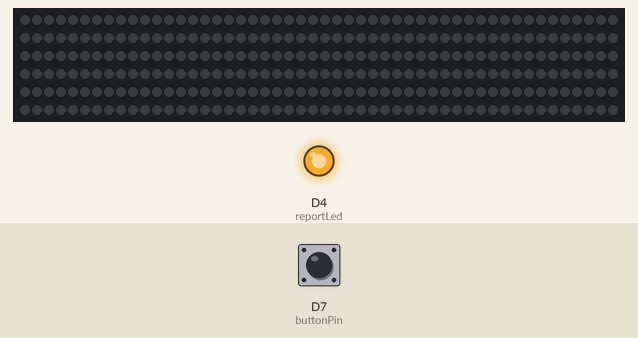
This sketch was run on a simulated ESP8266 (NodeMCU). Shown: 300 RGB LEDs in strip order, left to right, continuing on the next row, output pins drawn as LEDs (lit = HIGH). The test bench sets the inputs (shaded band); at power-on: D7 (buttonPin) LOW.

Above: at 1.2 s.
1.3 s: D7 (buttonPin) pulled HIGH for 0.15 s
At 2.1 s:
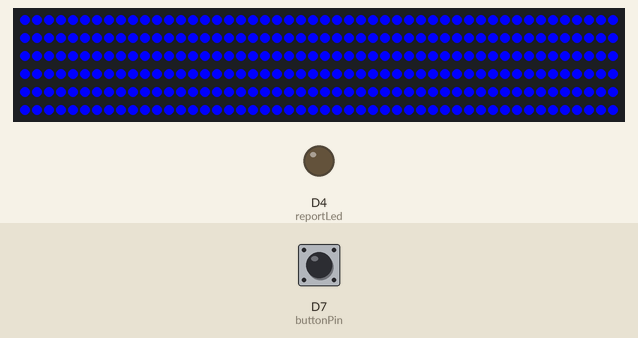
2.9 s: D7 (buttonPin) pulled HIGH for 1 s
At 3.3 s:
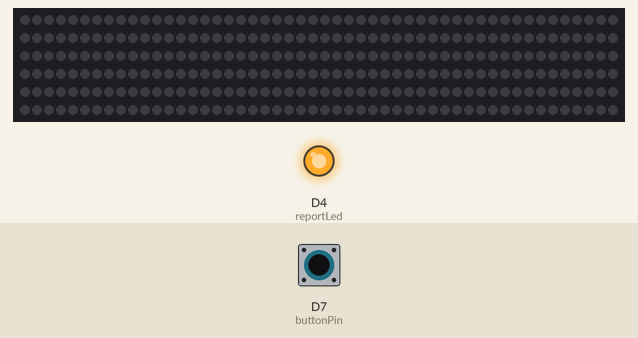
5.4 s: D7 (buttonPin) pulled HIGH for 3.2 s
At 6.4 s:
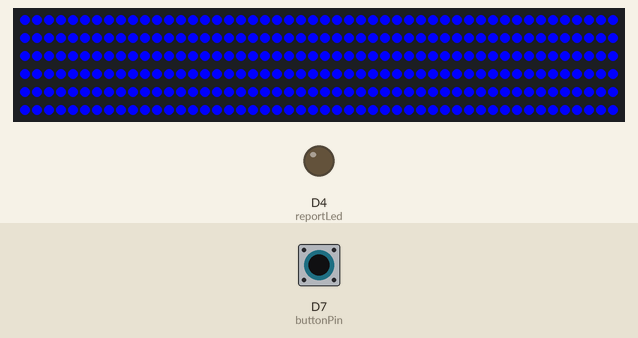
Timing chart, 0 to 8.4 s (numbered marks = the images above; inputs shaded):
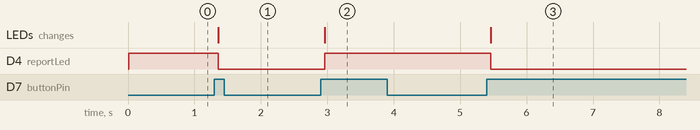

Measured:
- after the input at 1.3 s, D4 (reportLed): HIGH → LOW after 0.06 s; the LEDs: change after 0.06 s (image 1)
- after the input at 2.9 s, D4 (reportLed): LOW → HIGH after 0.06 s; the LEDs: change after 0.06 s (image 2)
- after the input at 5.4 s, D4 (reportLed): HIGH → LOW after 0.06 s; the LEDs: change after 0.06 s (image 3)

The sketch:

controller_code.ino
```cpp
#include <DallasTemperature.h>
#include <OneWire.h>
#include <FastLED.h>

//number of leds we are running
#define NUM_LEDS 300
#define DATA_PIN D1

// Define the array of leds
CRGB leds[NUM_LEDS];


// Variables we need to detect and debounce button presses.
int ledState = 0;
int buttonState = 0;
int lastButtonState = 0;

unsigned long lastDebounceTime = 0;
unsigned long debounceDelay = 50;

//define some pin names
const int buttonPin = D7;
const int reportLed = D4;


void setup() {
  //start serial
  //initialize the lights
    FastLED.addLeds<NEOPIXEL, DATA_PIN>(leds, NUM_LEDS);  // GRB ordering is assumed
  //initialize the pins
    pinMode(buttonPin, INPUT);
    pinMode(reportLed, OUTPUT);
  //switch off the lights
    switch_light(ledState);

}

void loop() {
  check_button();
}

void check_button() {

  //read the button pin
  int reading = digitalRead(buttonPin);

  //if the reading is different from the last button state
  //we update the lastDebounceTime
  if(reading != lastButtonState){
    lastDebounceTime = millis();
  }

  //if the reading has been changed for longer than the delay
  //we will take it as the actual new value
  if((millis() - lastDebounceTime) > debounceDelay){
    //if the reading is different from the current state, update
    if(reading != buttonState){
      buttonState  = reading;
      //if the button is actually pressed, change ledState
      if(buttonState == HIGH){
        ledState = !ledState;
        switch_light(ledState);
      }
    }
  }
  lastButtonState = reading;
}

void switch_light(bool light_status){
  if(light_status == HIGH){
    fill_solid(leds, NUM_LEDS, CRGB(0,0,255));
    FastLED.show();
    digitalWrite(reportLed, LOW);
  }
  else{
    FastLED.clear();
    FastLED.show();
    digitalWrite(reportLed, HIGH);
  }
}
```
